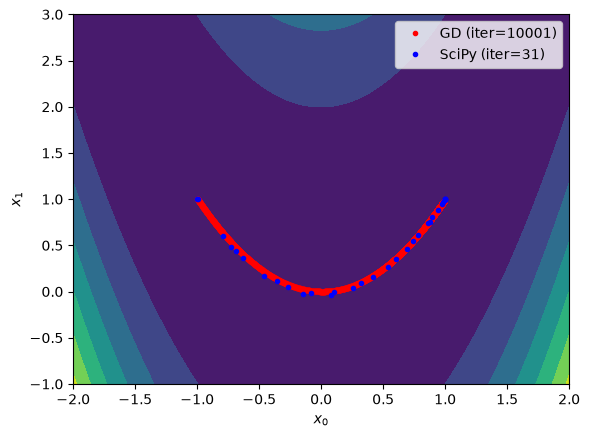

Generate this figure with Python:
import numpy as np
import matplotlib.pyplot as plt
from scipy.optimize import minimize

if __name__ == '__main__':
    # 비용 함수와 그 기울기 정의
    f   = lambda x: (1 - x[0])**2 + 100*(x[1] - x[0]**2)**2
    fd  = lambda x: np.array([
        2 * (x[0] - 1) - 400 * x[0] * (x[1] - x[0]**2),
        200 * (x[1] - x[0]**2),
    ])

    # 최적화 설정
    x_init = [-1, 1]   # Please try other initial points
    learn_rate = 0.001 # Please try 0.01, 0.005, and 0.0001
    max_iter = 10000   # Please try 100, 1000, and 100000
    min_tol = 1e-6

    # 직접 구현한 경사하강법으로 비용 함수 최적화
    x = np.array(x_init)
    gd_xs = [x]
    for i in range(max_iter):
        # 경사하강법 한 단계 수행
        xp = x
        x = x - learn_rate * fd(x)
        gd_xs.append(x)

        # 종료 조건 확인
        if np.linalg.norm(x - xp) < min_tol:
            break
    gd_xs = np.array(gd_xs)

    # SciPy를 사용해 비용 함수 최적화
    result = minimize(f, x_init, tol=min_tol, options={'maxiter': max_iter, 'return_all': True})
    sp_xs = np.array(result.allvecs)

    # 최적화 결과 시각화
    x_range = np.linspace(-2, 2, 100)
    y_range = np.linspace(-1, 3, 100)
    xx, yy = np.meshgrid(x_range, y_range)
    zz = f((xx, yy))
    plt.contourf(xx, yy, zz)
    plt.plot(gd_xs[:,0], gd_xs[:,1], 'r.', label=f'GD (iter={len(gd_xs)})')
    plt.plot(sp_xs[:,0], sp_xs[:,1], 'b.', label=f'SciPy (iter={result.nit})')
    plt.xlabel('$x_0$')
    plt.ylabel('$x_1$')
    plt.legend()
    plt.savefig('multivar_optimization.png', bbox_inches='tight')
    plt.show()
